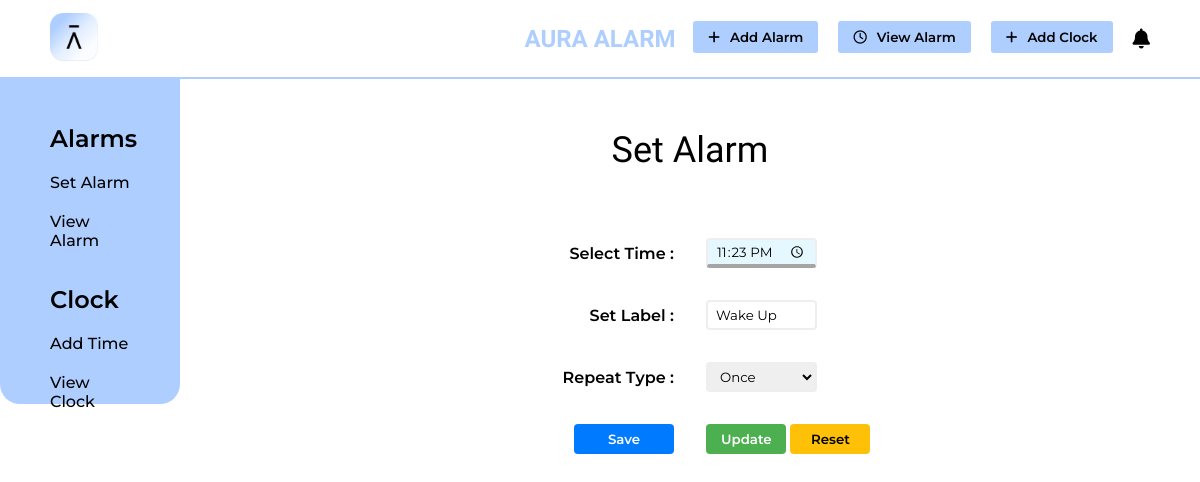
Page /index.php?eid=4 on the committed database.
### tables this page shows
CREATE TABLE `alarms` (
  `id` int(11) NOT NULL,
  `time` varchar(255) NOT NULL,
  `label` varchar(255) NOT NULL,
  `reptype` varchar(255) NOT NULL
);

### mainClass.php (called while the page is built, shortened)
<?php
class alarm
{
    private $servername = "localhost";
    private $username = "root";
    private $password = "";
    private $database = "alarm";
    private $connect;
    public function __construct()
    {
        $this->connect = new mysqli($this->servername, $this->username, $this->password, $this->database);
        if (mysqli_connect_error()) {
            echo "Connection Failed";
        } else {
            return $this->connect;
        }
    }
?>
<?php
    public function getEditableAlarm($id)
    {
        $query = "select * from alarms where id = $id";
        $result = $this->connect->query($query);
        if ($result) {
            $row = $result->fetch_assoc();
            return $row;
        }
    }
}

### index.php (the view, shortened to what this page needs)
<?php
include("mainClass.php");
$ob = new alarm();
if (isset($_REQUEST['eid'])) {
    $id = $_REQUEST['eid'];
    $data = $ob->getEditableAlarm($id);
}
?>
<!DOCTYPE html>
<html lang="en">
<head>
    <?php
    include("./commons/cdnLinks.php")
    ?>
</head>
<body>
    <div class="mainContainer">
        <?php
        include("./commons/header.php");
        ?>
        <div class="midContainer">
            <div class="sidebarContainer">
                <?php
                include("./commons/sidebar.php");
                ?>
            </div>
            <div class="addAlarm">
                <p class="heading">Set Alarm</p>
                <div class="formcontainer">
                    <form method="POST">
                        <table width="100%" class="alarmTable">
                            <tr>
                                <td class="tdHeading">Select Time : </td>
                                <td><input type="time" name="time" value="<?php if (isset($data['time'])) echo $data['time'] ?>" required></td>
                            </tr>
                            <tr>
                                <td class="tdHeading">Set Label : </td>
                                <td><input type="text" name="label" value="<?php if (isset($data['label'])) echo $data['label'] ?>" placeholder="Wake Up" required></td>
                            </tr>
                            <tr>
                                <td class="tdHeading">Repeat Type : </td>
                                <td><select name="repType">
                                        <option value=<?php if (isset($data['reptype'])) {
                                                            echo $data['reptype'];
                                                        } else {
                                                            echo "Default";
                                                        } ?>>
                                            <?php if (isset($data['reptype'])) {
                                                echo $data['reptype'];
                                            } else {
                                                echo "Select Repeat Type";
                                            } ?>
                                        </option>
                                    </select></td>
                            </tr>
                            <tr>
                                <td class="tdHeading"><input type="submit" value="Save" name="save"></td>
                                <td>
                                    <input class="updateBtn" type="submit" value="Update" name="update">
                                    <input type="reset" value="Reset">
                                </td>
                            </tr>
                        </table>
                    </form>
                </div>
            </div>
        </div>
    </div>
</body>
</html>

### style.css (style rules this page uses)
* { padding: 0; margin: 0; font-family: 'Montserrat', sans-serif; box-sizing: border-box; color: black; }
body { background-color: #fff; }
.sidebarContainer { float: left; }
.addAlarm { float: right; width: 85vw; }
.heading { text-align: center; font-family: 'Antonio', sans-serif; margin: 50px; font-size: 36px; cursor: default; }
.formcontainer { width: 50%; margin: auto; }
table.alarmTable td { padding: 15px; width: 50%; font-weight: 600; }
table.alarmTable td.tdHeading { text-align: right; }
input { width: 50%; height: 30px; border-radius: 4px; border: 2px solid #eee; color: #000; padding: 2px 8px; }
select { width: 50%; height: 30px; border-radius: 4px; border: 2px solid#eee; color: #000; padding: 2px 8px; }
select option { color: #000; }
input[type="submit"] { padding: 5px 20px; background-color: #007bff; color: white; font-weight: 600; border: none; width: 100px; border-radius: 4px; cursor: pointer; }
input[type="submit"].updateBtn { padding: 5px 15px; background-color: #4CAF50; color: white; font-weight: 600; border: none; width: 80px; border-radius: 4px; cursor: pointer; }
input[type="time"] { background: #E6F8FF; border-bottom: 4px solid #a5a5a5; }
input[type="reset"] { padding: 5px 15px; background-color: #ffc107; color: #000;; font-weight: 600; width: 80px; border: none; border-radius: 4px; cursor: pointer; }

### rows in the picture
alarms: time "23:23", label "Wake Up", repType "Once"
